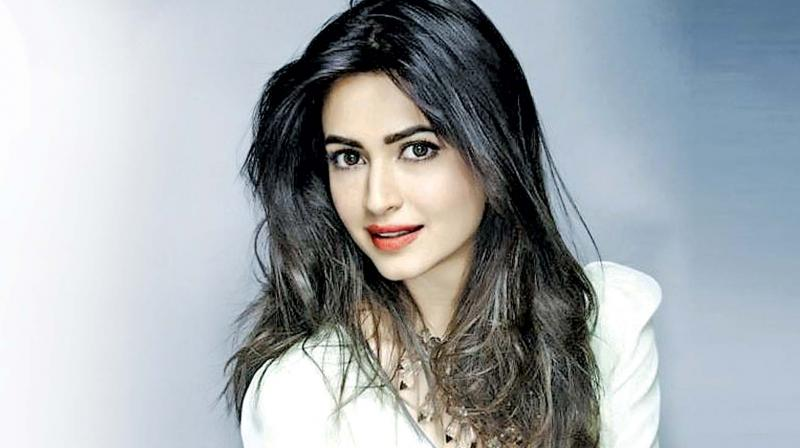
#> input picture kriti.jpeg, 800 x 448 px
$ python smile_detect.py
#> lines starting #> are read from the running program, lines starting #| are printed output that depends on the picture; after the words box and inside, x2 and y2 are one past the last pixel; in counts of white or black regions, pixels touching at a corner belong together
import numpy as np
import cv2

face_cascade = cv2.CascadeClassifier('haarcascade_frontalface_default.xml')
eye_cascade = cv2.CascadeClassifier('haarcascade_eye.xml')
smile_cascade = cv2.CascadeClassifier('haarcascade_smile.xml')

img = cv2.imread('kriti.jpeg')
#> img is the input picture: shape (448, 800, 3); mean B, G, R 173.2, 168.9, 163.2
gray = cv2.cvtColor(img, cv2.COLOR_BGR2GRAY)
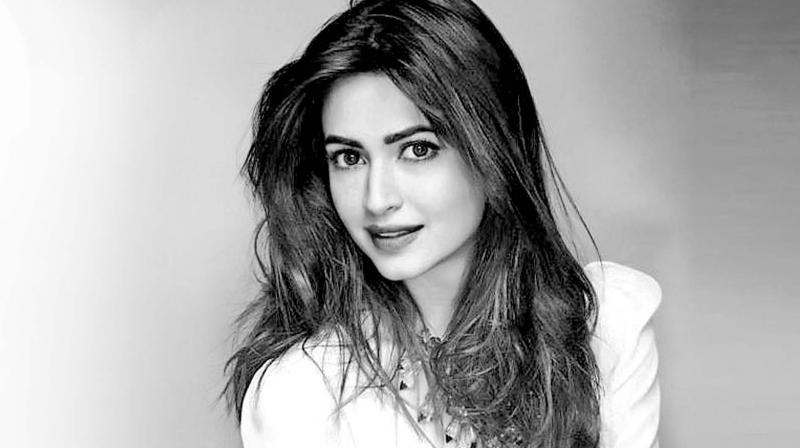
#> gray: shape (448, 800); min 0, max 255, mean 167.7

faces = face_cascade.detectMultiScale(gray, 1.3, 5)
#> faces = [[287, 81, 191, 191]]
for (x,y,w,h) in faces:
    img = cv2.rectangle(img,(x,y),(x+w,y+h),(255,0,0),2)
    roi_gray = gray[y:y+h, x:x+w]
    roi_color = img[y:y+h, x:x+w]
    eyes = eye_cascade.detectMultiScale(roi_gray,1.3,22)
    for (ex,ey,ew,eh) in eyes:
        cv2.rectangle(roi_color,(ex,ey),(ex+ew,ey+eh),(0,255,0),2)
    smile = smile_cascade.detectMultiScale(roi_gray,1.7,22)
    for (sx,sy,sw,sh) in smile:
        cv2.rectangle(roi_color,(sx,sy),(sx+sw,sy+sh),(0,0,255),2)
#> this loop made 1 pass
#> (x, y, w, h, eyes, smile) on pass 1: (287, 81, 191, 191, [[41, 57, 41, 41], [102, 44, 51, 51]], [[58, 121, 104, 52]])
#> pass 1, `img = cv2.rectangle(img,(x,y),(x+w,y+h),(255,0,0),2)`:
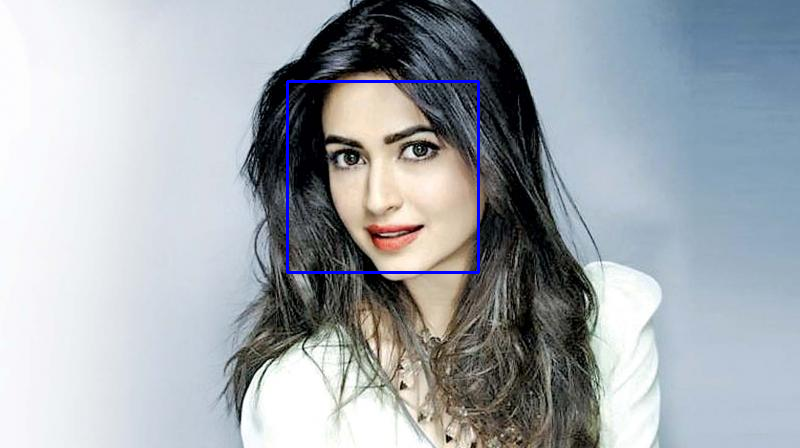
#> img: shape (448, 800, 3); 0.64% of pixels changed, all inside (x1, y1, x2, y2) = (286, 80, 480, 274)
#> pass 1, `roi_gray = gray[y:y+h, x:x+w]`:
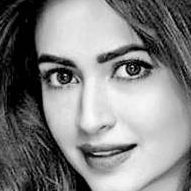
#> roi_gray: shape (191, 191); min 0, max 254, mean 131.1
#> pass 1, `roi_color = img[y:y+h, x:x+w]`:
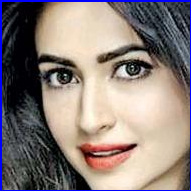
#> roi_color: shape (191, 191, 3); mean B, G, R 122.7, 126.3, 138.7
#> after the loop:
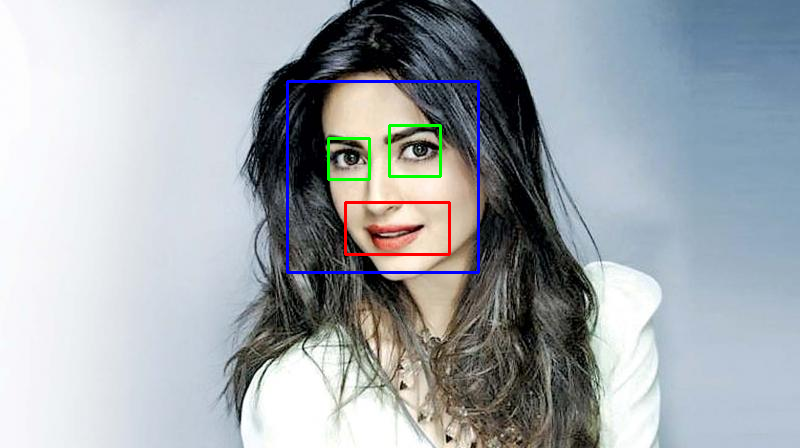
#> img: shape (448, 800, 3); 0.57% of pixels changed, all inside (x1, y1, x2, y2) = (327, 124, 451, 256)
#> after the loop:
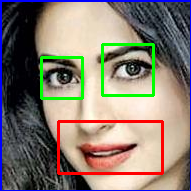
#> roi_color: shape (191, 191, 3); 5.56% of pixels changed, all inside (x1, y1, x2, y2) = (40, 43, 164, 175)

cv2.imshow('img',img)
cv2.waitKey(0)
cv2.destroyAllWindows()
status = cv2.imwrite('kritiw.jpeg',img)

$ run again, with eminemd.jpeg copied over kriti.jpeg
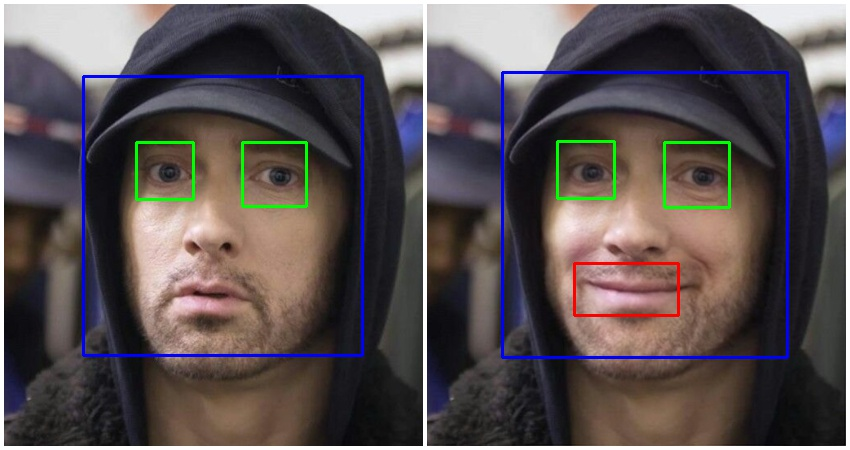
#> input picture eminemd.jpeg, 850 x 450 px
#> img is the input picture: shape (450, 850, 3); mean B, G, R 81.9, 80.6, 89.1
#> faces = [[81, 72, 287, 287]]
#> the loop `for (x,y,w,h) in faces:` made 1 pass
#> (x, y, w, h, eyes) on pass 1: (81, 72, 287, 287, [[160, 67, 67, 67]])
#> after the loop `for (x,y,w,h) in faces:`:
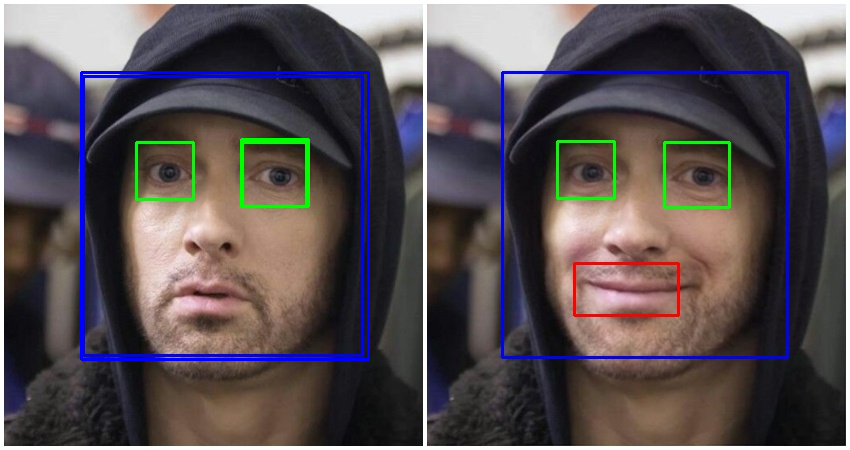
#> img: shape (450, 850, 3); mean B, G, R 83.5, 80.4, 88.5
#> after the loop `for (x,y,w,h) in faces:`:
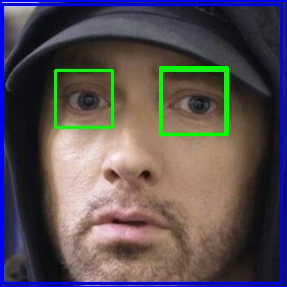
#> roi_color: shape (287, 287, 3); mean B, G, R 83.5, 79.9, 88.8
